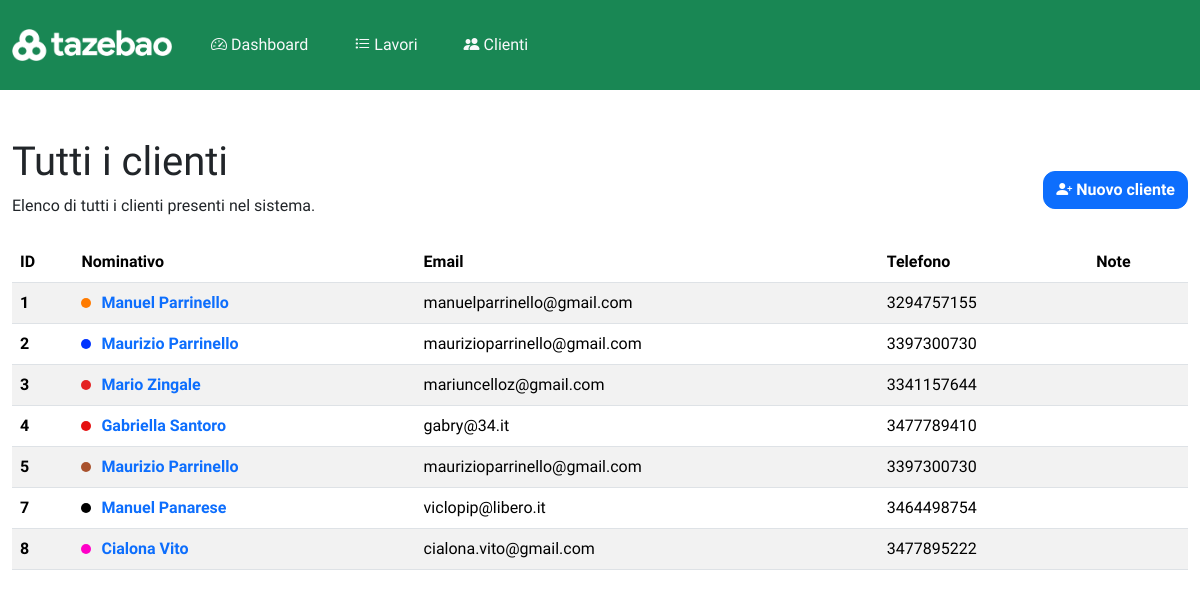
The page /clienti on the database its author committed.
### app.py (models this page shows, shortened)
class Cliente(db.Model):
    __tablename__ = "clienti"
    id = db.Column(db.Integer, primary_key=True)
    name = db.Column(db.String(100), nullable=False)
    email = db.Column(db.String(100), nullable=False)
    telefono = db.Column(db.String(20), nullable=False)
    lavori = db.relationship(
        "Lavoro", backref="cliente", lazy=True, cascade="all, delete, delete-orphan"
    )
    note = db.Column(db.Text, nullable=True)
    colore = db.Column(db.String(20), nullable=True)

### app.py (the view)
@app.route("/clienti")
def clienti():
    clienti_list = Cliente.query.all()
    return render_template("clienti.html", clienti=clienti_list)

### templates/clienti.html (shortened to what this page needs)
{% extends "base.html" %}
{% block content %}
<div class="row mx-auto w-100 display-flex align-items-center justify-content-space-between">
    <div class="col-4 px-0">
        <h1>Tutti i clienti</h1>
        <p class="mb-4">Elenco di tutti i clienti presenti nel sistema.</p>
    </div>
    <div class="col-8 d-inline-flex justify-content-end px-0">
        <a href="{{ url_for('nuovo_cliente') }}"><button class="btn btn-primary"><span><i
                        class="bi bi-person-plus-fill"></i></span>&nbsp;Nuovo cliente</button></a>
    </div>
</div>
<div class="container p-0">
    <table class="table table-striped">
        <thead>
            <tr>
                <th scope="col">ID</th>
                <th scope="col">Nominativo</th>
                <th scope="col">Email</th>
                <th scope="col">Telefono</th>
                <th scope="col">Note</th>
            </tr>
        </thead>
        <tbody>
            {% if clienti %}
            {% for cliente in clienti %}
            <tr id="clienteRow" class="display: inline-flex; align-items: center;">
                <th scope="row">{{ cliente.id }}</th>
                <td><a href="{{ url_for('cliente_page', cliente_id=cliente.id) }}"
                        class="fw-bold text-decoration-none"><span class="cliente-bullet"
                            style="background-color: {{ cliente.colore }} !important;"></span>{{ cliente.name }}</a>
                </td>
                <td>{{ cliente.email }}</td>
                <td>{{ cliente.telefono }}</td>
                <td>{{ cliente.note }}</td>
            </tr>
            {% endfor %}
            {% else %}
            <tr>
                <td colspan="6" class="text-center">Nessun cliente trovato.</td>
            </tr>
            {% endif %}
        </tbody>
</div>
{% endblock %}

### static/css/style.css (style rules this page uses)
* { font-family: "Hanken Grotesk", sans-serif !important; }
.container { max-width: 1380px !important; }
.btn { border-radius: 12px !important; font-weight: bold; }
.cliente-bullet { display: inline-block; width: 10px; margin-right: 10px; border-radius: 100%; height: 10px; }
table td { vertical-align: middle !important; }

### rows shown on the page
Cliente: id "1", name "Manuel Parrinello", email "manuelparrinello@gmail.com", telefono "3294757155"
Cliente: id "2", name "Maurizio Parrinello", email "maurizioparrinello@gmail.com", telefono "3397300730"
Cliente: id "3", name "Mario Zingale", email "mariuncelloz@gmail.com", telefono "3341157644"
Cliente: id "4", name "Gabriella Santoro", email "gabry@34.it", telefono "3477789410"
Cliente: id "5", name "Maurizio Parrinello", email "maurizioparrinello@gmail.com", telefono "3397300730"
Cliente: id "7", name "Manuel Panarese", email "viclopip@libero.it", telefono "3464498754"
Cliente: id "8", name "Cialona Vito", email "cialona.vito@gmail.com", telefono "3477895222"
